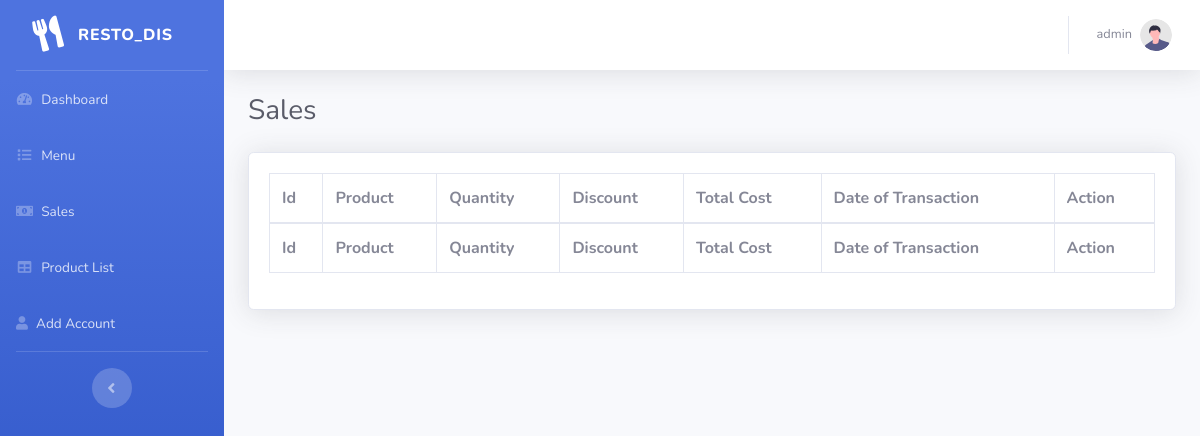
Page /views/sales.php (signed in) on the earlier database version.
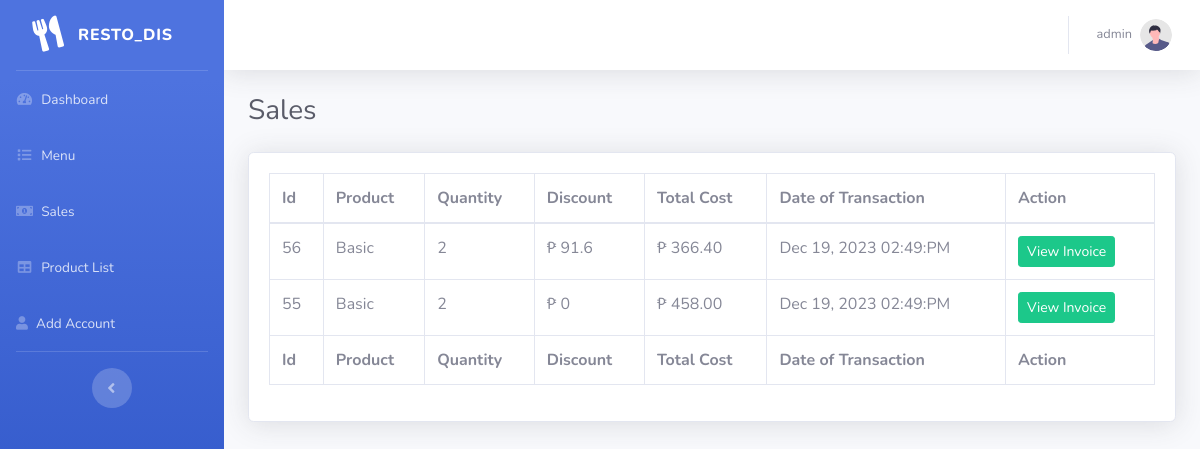
Same page on the later database version.
### tables this page shows
CREATE TABLE `transactions` (
  `id` int(11) NOT NULL,
  `customer_name` varchar(255) DEFAULT NULL,
  `product_name` varchar(255) DEFAULT NULL,
  `quantity` int(11) DEFAULT NULL,
  `discount` float DEFAULT NULL,
  `discount_type` varchar(255) DEFAULT NULL,
  `num_of_discounted` int(11) DEFAULT NULL,
  `total_cost` float DEFAULT NULL,
  `transaction_Date` timestamp(6) NULL DEFAULT NULL
);

### classes/Database.php (called while the page is built, shortened)
<?php
class Database {
    private $host = 'localhost';
    private $username = 'root';
    private $password = '';
    private $database = 'php-oop';
    public function connect() {
        $conn = new mysqli($this->host, $this->username, $this->password, $this->database);
        return $conn;
    }
}
?>

### classes/Product.php (called while the page is built, shortened)
<?php
require_once 'Database.php';
class Product
{
    private $conn;
    public function __construct()
    {
        $db = new Database();
        $this->conn = $db->connect();
    }
    public function getAllSales()
    {
        $result = $this->conn->query("SELECT * FROM transactions ORDER BY transaction_Date DESC");
        return $result->fetch_all(MYSQLI_ASSOC);
    }
}

### views/sales.php (the view, shortened to what this page needs)
<?php
require_once '../classes/Product.php';
$sale = new Product();
$sales = $sale->getAllSales();
?>
<!DOCTYPE html>
<html lang="en">
<head>
    <link href="../assets/vendor/fontawesome-free/css/all.min.css" rel="stylesheet" type="text/css">
    <link href="../assets/css/sb-admin-2.min.css" rel="stylesheet">
    <link href="../assets/vendor/datatables/dataTables.bootstrap4.min.css" rel="stylesheet">
</head>
<body id="page-top">
    <div id="wrapper">
        <?php include 'sidebar.php'; ?>
        <div id="content-wrapper" class="d-flex flex-column">
            <div id="content">
                <?php include 'topbar.php'; ?>
                <div class="container-fluid">
                    <h1 class="h3 mb-4 text-gray-800">Sales</h1>
                    <div class="card shadow mb-4">
                        <div class="card-body">
                            <div class="table-responsive">
                                <table class="table table-bordered" id="dataTable" width="100%" cellspacing="0">
                                    <thead>
                                        <tr>
                                            <th>Id</th>
                                            <th>Product</th>
                                            <th>Quantity</th>
                                            <th>Discount</th>
                                            <th>Total Cost</th>
                                            <th>Date of Transaction</th>
                                            <th>Action</th>
                                        </tr>
                                    </thead>
                                    <tfoot>
                                        <tr>
                                            <th>Id</th>
                                            <th>Product</th>
                                            <th>Quantity</th>
                                            <th>Discount</th>
                                            <th>Total Cost</th>
                                            <th>Date of Transaction</th>
                                            <th>Action</th>
                                        </tr>
                                    </tfoot>
                                    <tbody>
                                        <?php foreach ($sales as $sale) : ?>
                                            <tr>
                                                <td><?php echo $sale['id']; ?></td>
                                                <td><?php echo $sale['product_name']; ?></td>
                                                <td><?php echo $sale['quantity']; ?></td>
                                                <td>₱ <?php echo $sale['discount']; ?></td>
                                                <td>₱ <?php echo number_format($sale['total_cost'], 2, '.', ','); ?></td>
                                                <td>
                                                    <?php
                                                    $date = date_create($sale['transaction_Date']);
                                                    echo date_format($date, "M d, Y h:i:A");
                                                    ?>
                                                </td>
                                                <td>
                                                    <a href="#" class="btn btn-sm btn-success" data-toggle="modal" data-target="#transactionModal_<?php echo $sale['id']; ?>">View Invoice</a>
                                                </td>
                                            </tr>
                                        <?php endforeach; ?>
                                    </tbody>
                                </table>
                            </div>
                        </div>
                    </div>
                </div>
            </div>
        </div>
    </div>
</body>
</html>

### views/sidebar.php (shortened to what this page needs)
<ul class="navbar-nav bg-gradient-primary sidebar sidebar-dark accordion" id="accordionSidebar">
    <a class="sidebar-brand d-flex align-items-center justify-content-center" href="dashboard.php">
        <div class="sidebar-brand-icon rotate-n-15">
            <i class="fas fa-solid fa-utensils"></i>
        </div>
        <div class="sidebar-brand-text mx-3">RESTO_DIS</sup></div>
    </a>
    <hr class="sidebar-divider my-0">
    <li class="nav-item">
        <a class="nav-link" href="dashboard.php">
            <i class="fas fa-fw fa-tachometer-alt"></i>
            <span>Dashboard</span></a>
    </li>
    <li class="nav-item">
        <a class="nav-link" href="menu.php">
            <i class="fas fa-fw fa-list"></i>
            <span>Menu</span></a>
    </li>
    <li class="nav-item">
        <a class="nav-link" href="sales.php">
            <i class="fas fa-money-bill-alt"></i>
            <span>Sales</span></a>
    </li>
    <li class="nav-item">
        <a class="nav-link" href="products.php">
            <i class="fas fa-fw fa-table"></i>
            <span>Product List</span></a>
    </li>
    <li class="nav-item">
        <a class="nav-link" href="add-account.php">
            <i class="fas fa-user"></i>
            <span>Add Account</span></a>
    </li>
    <hr class="sidebar-divider d-none d-md-block">
    <div class="text-center d-none d-md-inline">
        <button class="rounded-circle border-0" id="sidebarToggle"></button>
    </div>
</ul>

### views/topbar.php (shortened to what this page needs)
<nav class="navbar navbar-expand navbar-light bg-white topbar mb-4 static-top shadow">
    <ul class="navbar-nav ml-auto">
        <li class="nav-item dropdown no-arrow">
            <a class="nav-link dropdown-toggle" href="#" id="userDropdown" role="button" data-toggle="dropdown" aria-haspopup="true" aria-expanded="false">
                <span class="mr-2 d-none d-lg-inline text-gray-600 small"><?php echo $_SESSION['username']; ?></span>
                <img class="img-profile rounded-circle" src="../assets/img/undraw_profile.svg">
            </a>
        </li>
    </ul>
</nav>

Differences in the rows shown:
added transactions: id "56", product_name "Basic", quantity "2", discount "91.6", total_cost "366.40", transaction_Date "Dec 19, 2023 02:49:PM"
added transactions: id "55", product_name "Basic", quantity "2", discount "0", total_cost "458.00", transaction_Date "Dec 19, 2023 02:49:PM"
